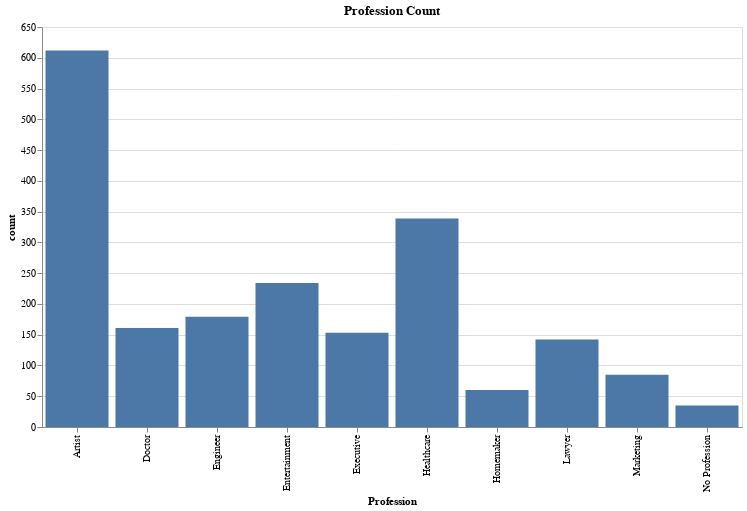

This figure's notebook cell:
### Markdown cell above
We have 10 categories for Profession, and to visualize the distribution of professions:

### Code cell
chart = df["Profession"].value_counts(sort=True).plot.bar(x="Profession", y="count")
chart = chart.properties(width=700, height=400, title="Profession Count")
chart

### Figure 1 — Vega-Lite specification as saved in the notebook (floating-point values rounded to 4 significant figures)
{"config": {"view": {"continuousWidth": 300, "continuousHeight": 300}}, "data": {"name": "data-671db62e34a8a443b0ce00560766c5da"}, "mark": {"type": "bar", "tooltip": true}, "encoding": {"x": {"field": "Profession", "type": "nominal"}, "y": {"field": "count", "type": "quantitative"}}, "height": 400, "params": [{"name": "param_9", "select": {"type": "interval", "encodings": ["x", "y"]}, "bind": "scales"}], "title": "Profession Count", "width": 700, "$schema": "https://vega.github.io/schema/vega-lite/v5.20.1.json", "datasets": {"data-671db62e34a8a443b0ce00560766c5da": [{"Profession": "Artist", "count": 612}, {"Profession": "Healthcare", "count": 339}, {"Profession": "Entertainment", "count": 234}, {"Profession": "Engineer", "count": 179}, {"Profession": "Doctor", "count": 161}, {"Profession": "Executive", "count": 153}, {"Profession": "Lawyer", "count": 142}, {"Profession": "Marketing", "count": 85}, {"Profession": "Homemaker", "count": 60}, {"Profession": "No Profession", "count": 35}]}}
